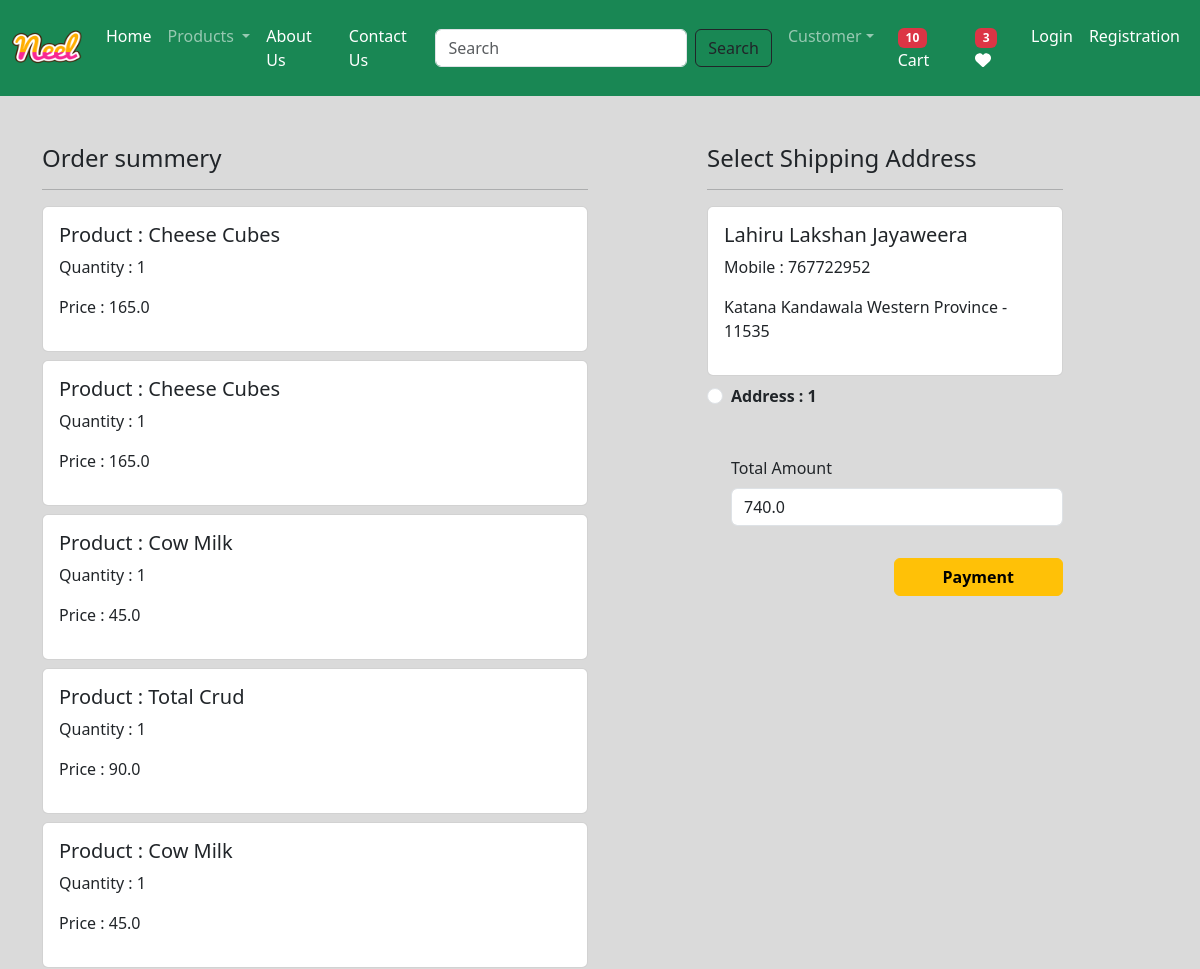
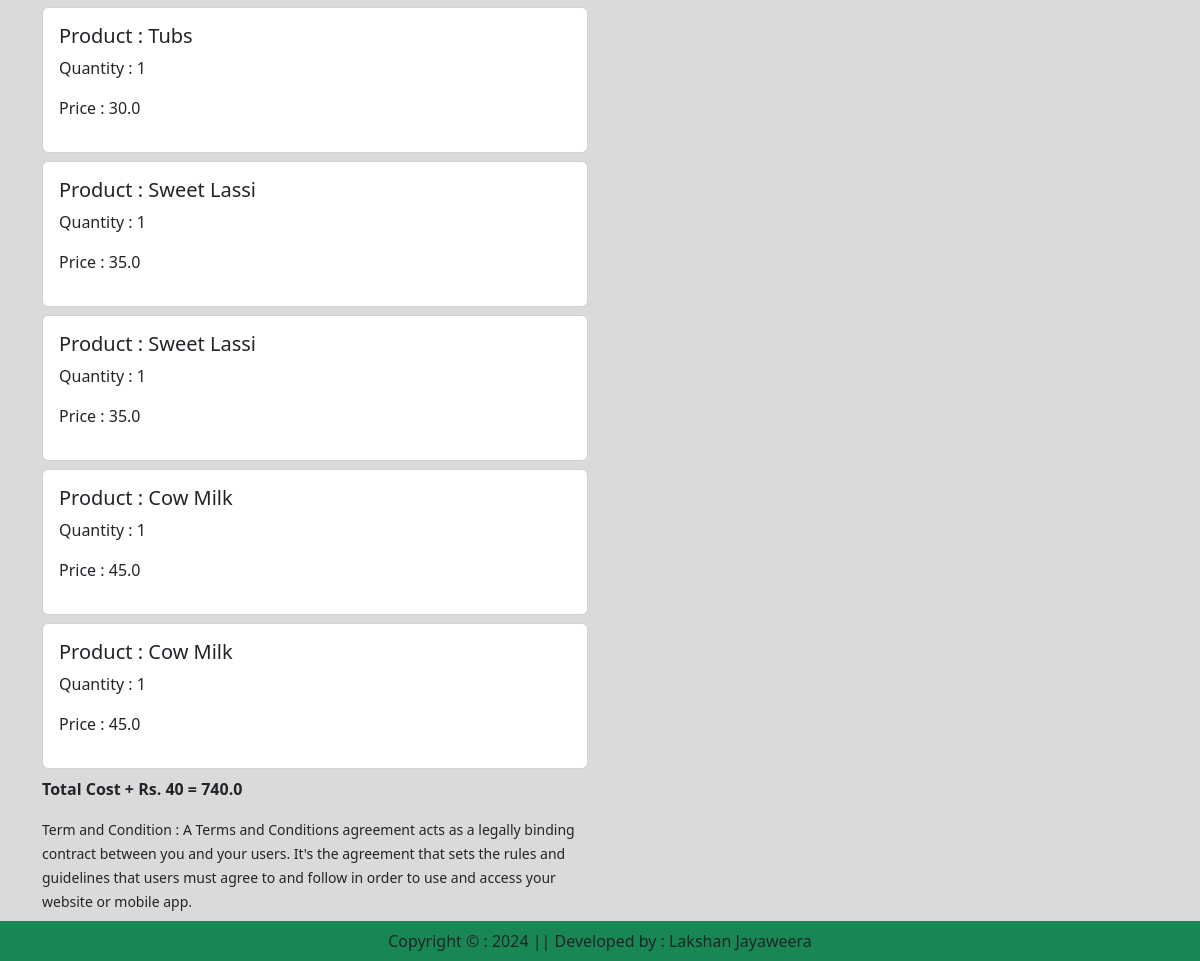
Before: /checkout/ (signed in) with the older database file (2 pictures, top to bottom).
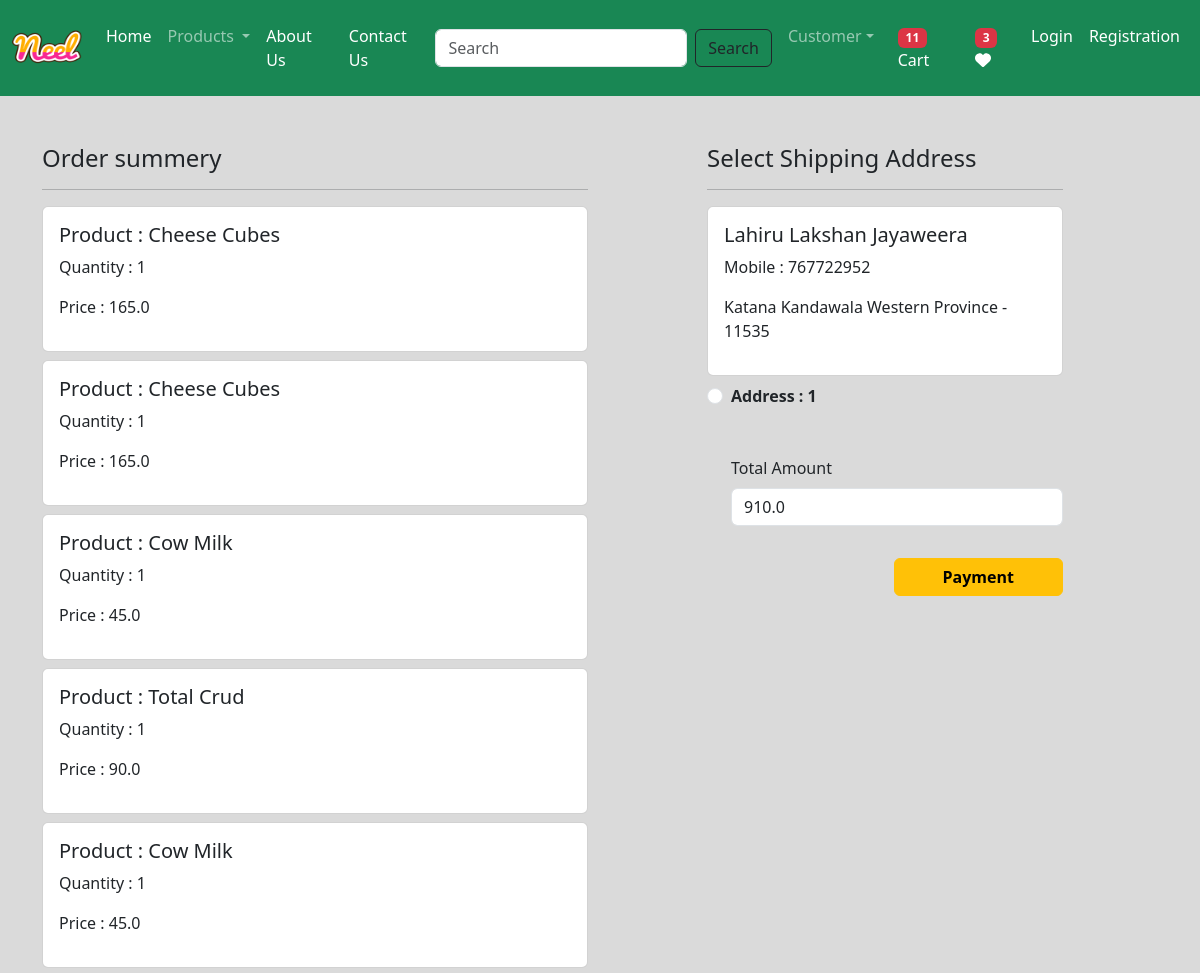
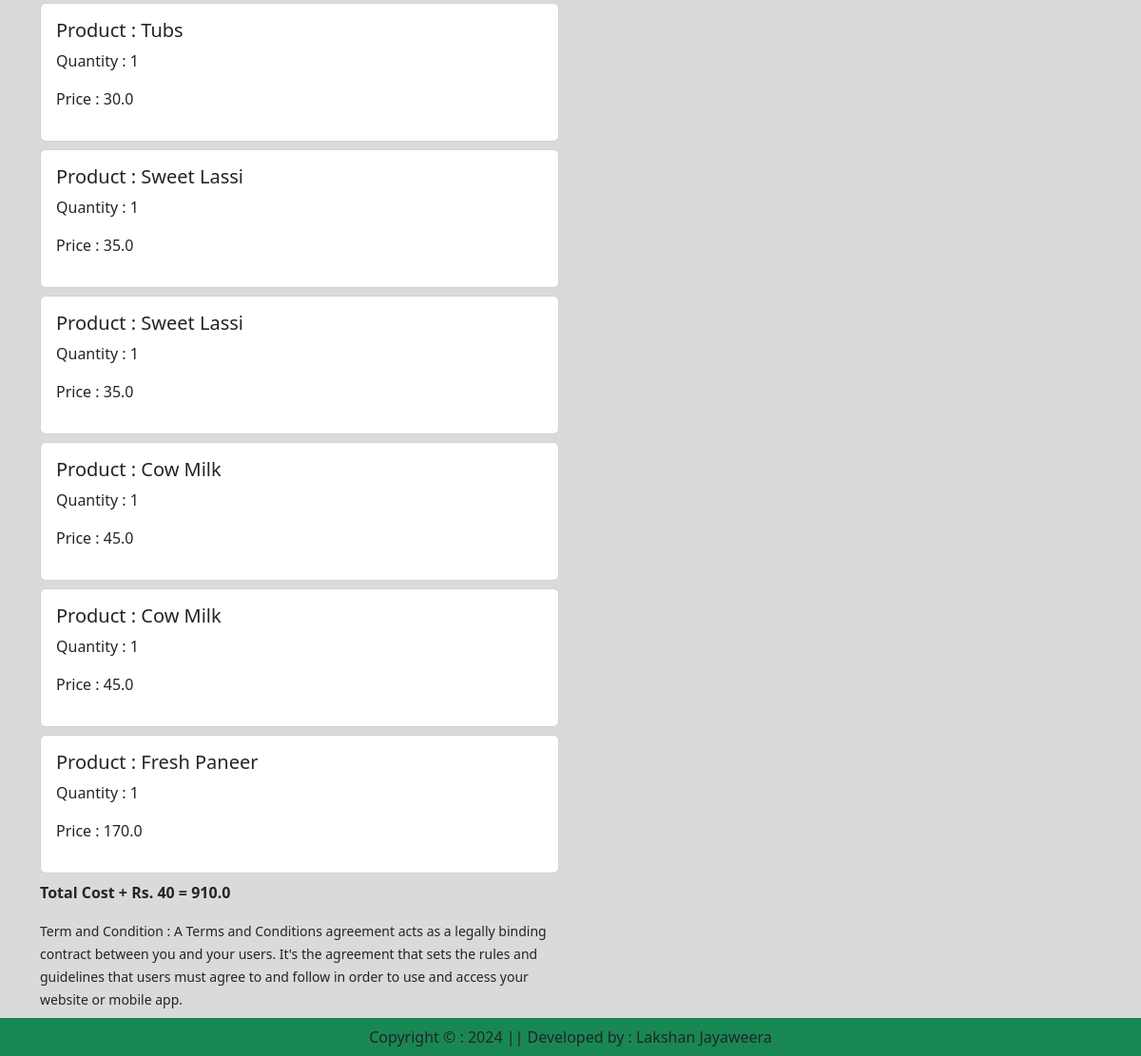
After: the same page with the newer database file (2 pictures, top to bottom).
### application/models.py (models this page shows, shortened)
class Cart(models.Model):
    user = models.ForeignKey(User,on_delete=models.CASCADE)
    product = models.ForeignKey(Product,on_delete=models.CASCADE)
    quantity = models.PositiveIntegerField(default=1)

class Product(models.Model):
    title = models.CharField(max_length=100)
    selling_price = models.FloatField()
    discounted_price = models.FloatField()
    description = models.TextField()
    composition = models.TextField(default='')
    prodapp = models.TextField(default='')
    category = models.CharField(choices=CATEGORY_CHOICES, max_length=2)
    product_image = models.ImageField(upload_to='product')

class Customer(models.Model):
    user = models.ForeignKey(User, on_delete=models.CASCADE)
    name = models.CharField(max_length=200)
    locality = models.CharField(max_length=200)
    city = models.CharField(max_length=50)
    mobile = models.IntegerField(default=0)
    zipcode = models.IntegerField()
    state = models.CharField(choices=STATE_CHOICES, max_length=100)

### application/views.py (the view, shortened to what this page needs)
# urls.py: path('checkout/',views.checkout.as_view(), name='checkout'),
class checkout(View):
    def get(self,request):
        totalitem = 0
        wishitem = 0
        if request.user.is_authenticated:
            totalitem = len(Cart.objects.filter(user=request.user))
            wishitem = len(Wishlist.objects.filter(user=request.user))
        user=request.user
        add=Customer.objects.filter(user=user)
        cart_items=Cart.objects.filter(user=user)
        famount = 0
        for p in cart_items:
            value = p.quantity * p.product.discounted_price
            famount = famount + value
        totalamount = famount + 40
        razoramount = int(totalamount * 100)
        client = razorpay.Client(auth=(settings.RAZOR_KEY_ID, settings.RAZOR_KEY_SECRET))
        data = {"amount":razoramount, "currency":"INR", "receipt":"order_rcptid_12"}
        payment_response = client.order.create(data=data)
        print(payment_response)
        order_id=payment_response['id']
        order_status = payment_response['status']
        return render(request, 'app/checkout.html', locals())

### application/templates/app/checkout.html (shortened to what this page needs)
{% extends "app/base.html" %}
{% load static %}
{% block main-content %}
<div class="container">
    <div class="row mt-5">
        <div class="col-sm-6">
            <h4>Order summery</h4>
            <hr>
            {% for item in cart_items %}
                <div class="card mb-2">
                    <div class="card-body">
                        <h5>Product : {{item.product.title}}</h5>
                        <p>Quantity : {{item.quantity}}</p>
                        <p class="fw-blod">Price : {{item.product.discounted_price}}</p>
                    </div>
                </div>
            {% endfor %}
            <p class="fw-bold"> Total Cost + Rs. 40 = {{totalamount}}</p>
            <small >Term and Condition : A Terms and Conditions agreement acts as a legally binding contract between you and your users. It's the agreement that sets the rules and guidelines that users must agree to and follow in order to use and access your website or mobile app.</small><br><br><br>
        </div>
        <div class="col-sm-4 offset-sm-1">
            <h4>Select Shipping Address</h4>
            <hr>
            <form method="post" id="myform">
                {% for ad in add %}
                    <div class="card">
                        <div class="card-body">
                            <h5>{{ad.name}}</h5>
                            <p>Mobile : {{ad.mobile}} </p>
                            <p>{{ad.locality}} {{ad.city}} {{ad.state}} - {{ad.zipcode}}</p>
                        </div>
                    </div>
                    <div class="form-check mt-2 mb-5">
                        <input class="form-check-input" type="radio" name="custid" id="custadd{{forloop.counter}}" value="{{ad.id}}">
                        <label class="form-check-label fw-bold" for="custadd{{forloop.counter}}" >
                            Address : {{forloop.counter}}</label>
                    </div>
                {% endfor %}
                <div class="form-check mb-3">
                    <label for="totamount" class="form-label">Total Amount</label>
                    <input type="number" class="form-control" name="totamount" value={{totalamount}} readonly>
                </div>
                <div class="text-end">
                    <button id="rzp-button1" type="submit" class="btn btn-warning mt-3 px-5 fw-bold">Payment</button>
                </div>
            </form>
        </div>
    </div>
</div>
{% endblock main-content %}

Changed rows visible on the page:
added Cart: product "Fresh Paneer", quantity "1", product.discounted_price "170.0"
Other visible differences:
{{ totalitem }}: "10" → "11"
{{ totalamount }}: "740.0" → "910.0"
form field totamount: "740.0" → "910.0"
